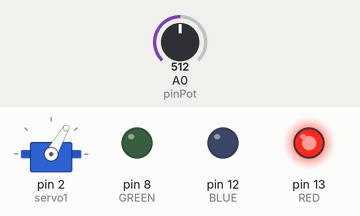
This sketch was run on a simulated Arduino Uno, built with avr-gcc and run on an emulated ATmega328P. On the bench: servo, output pins drawn as LEDs (lit = HIGH). The inputs (shaded band) are chosen by the test bench; at power-on: A0 (pinPot) = 512.

Above: at 0.05 s.
At 1.5 s:
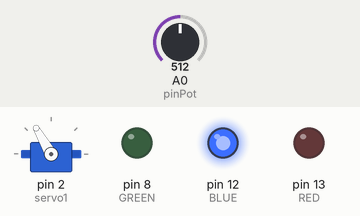
At 2.95 s:
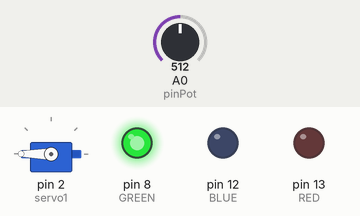
Timing chart, 0 to 6.9 s (numbered marks = the images above):
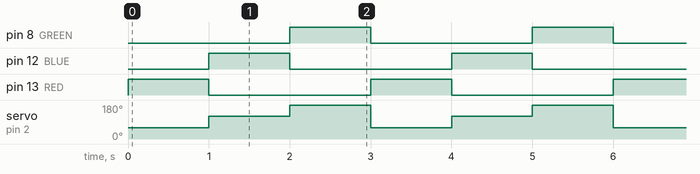

Measured:
- by itself, pin 8 (GREEN), pin 12 (BLUE), pin 13 (RED): alternates HIGH for 1.0 s and LOW for 2.0 s
- by itself, servo on pin 2 (servo1): repeats every 3.0 s: 180° 1.0 s, 60° 1.0 s, 120° 1.0 s

The sketch:

swanky_gaaris_wluff1.ino
```cpp
# include <Servo.h>
Servo servo1;

int RED = 13;
int BLUE = 12;
int GREEN = 8;
int pinPot = 0;
int value;
long distance;


void setup()
{
  servo1.attach(2);
  pinMode(RED, OUTPUT);
  pinMode(BLUE, OUTPUT);
  pinMode(GREEN, OUTPUT);
  Serial.begin(9600);
}

void loop()
{
  servo1.write(0);
  value = analogRead(pinPot);
 // value = map(value 0, 1023, 0, 180);

  if(distance <= 341){
    servo1.write(60);
  digitalWrite(RED, HIGH);
  delay(1000);
  digitalWrite(RED, LOW);

  }
  if(distance<= 682){
 servo1.write(120);
  digitalWrite(BLUE, HIGH);
    delay(1000);
  digitalWrite(BLUE, LOW);

  }

  if(distance <= 1023){
    servo1.write(180);
  digitalWrite(GREEN, HIGH);
    delay(1000);
  digitalWrite(GREEN, LOW);

  }
  else {servo1.write(0);}
}


    
```
